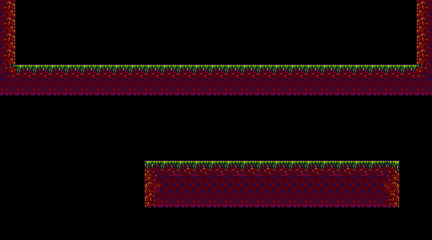

The image is a tile-based game level rendered from a .tmx file. Its description and complete source (layers, tilesets, objects, tile grids) follow:
An orthogonal 27x15 tile map with 16x16 px tiles, 1 tile layer (Kachelebene 1).

<map version="1.5" tiledversion="1.5.0" orientation="orthogonal" renderorder="right-down" width="27" height="15" tilewidth="16" tileheight="16" infinite="0" nextlayerid="2" nextobjectid="1">
 <tileset firstgid="1" source="streamlings.tsx" />
 <layer id="1" name="Kachelebene 1" width="27" height="15">
  <data encoding="csv">
12,0,0,0,0,0,0,0,0,0,0,0,0,0,0,0,0,0,0,0,0,0,0,0,0,0,14,
12,0,0,0,0,0,0,0,0,0,0,0,0,0,0,0,0,0,0,0,0,0,0,0,0,0,14,
12,0,0,0,0,0,0,0,0,0,0,0,0,0,0,0,0,0,0,0,0,0,0,0,0,0,14,
12,0,0,0,0,0,0,0,0,0,0,0,0,0,0,0,0,0,0,0,0,0,0,0,0,0,14,
19,20,20,20,20,20,20,20,20,20,20,20,20,20,20,20,20,20,20,20,20,20,20,20,20,20,21,
6,6,6,6,6,6,6,6,6,6,6,6,6,6,6,6,6,6,6,6,6,6,6,6,6,6,6,
0,0,0,0,0,0,0,0,0,0,0,0,0,0,0,0,0,0,0,0,0,0,0,0,0,0,0,
0,0,0,0,0,0,0,0,0,0,0,0,0,0,0,0,0,0,0,0,0,0,0,0,0,0,0,
0,0,0,0,0,0,0,0,0,0,0,0,0,0,0,0,0,0,0,0,0,0,0,0,0,0,0,
0,0,0,0,0,0,0,0,0,0,0,0,0,0,0,0,0,0,0,0,0,0,0,0,0,0,0,
0,0,0,0,0,0,0,0,0,22,23,24,24,23,23,24,24,23,23,24,23,24,23,23,25,0,0,
0,0,0,0,0,0,0,0,0,29,9,9,9,9,9,9,9,9,9,9,9,9,9,9,32,0,0,
0,0,0,0,0,0,0,0,0,43,6,6,6,6,6,6,6,6,6,6,6,6,6,6,46,0,0,
0,0,0,0,0,0,0,0,0,0,0,0,0,0,0,0,0,0,0,0,0,0,0,0,0,0,0,
0,0,0,0,0,0,0,0,0,0,0,0,0,0,0,0,0,0,0,0,0,0,0,0,0,0,0
</data>
 </layer>
</map>